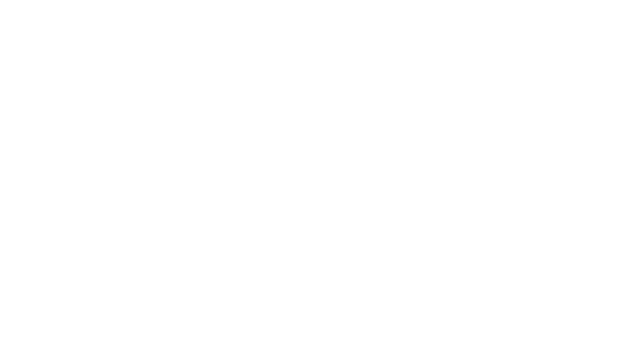
Frame 1 (no input)
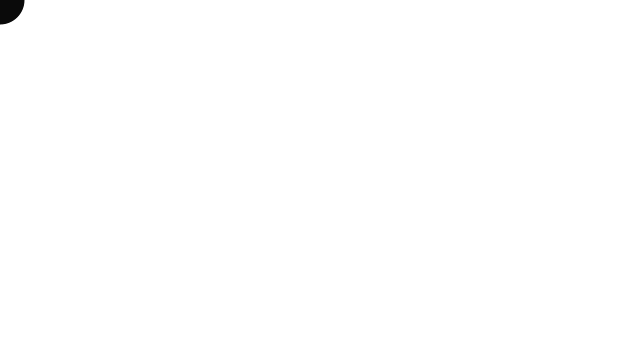
Frame 60 (the mouse pressed at the canvas centre just before this capture)
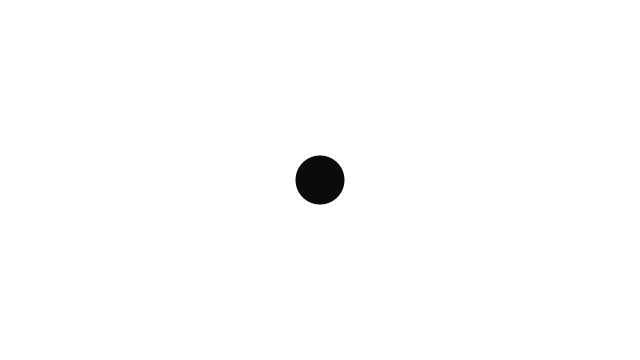
Frame 120 (the mouse held since frame 60 and released just before this capture)

The Processing sketch that drew these frames (run headless with seeded random() and noise(); from frame 60 on, the mouse is pressed at the canvas centre):

// Processing sketch: example_23_5_mouse_history_pvector
// ── example_23_5_mouse_history_pvector.pde
// Learning Processing
// Daniel Shiffman
// http://www.learningprocessing.com

// Example 23-5: A snake following the mouse
// Using an ArrayList of PVector objects

// Declare an ArrayList of PVector objects
ArrayList<PVector> history = new ArrayList<PVector>();

void setup() {
  size(640, 360);
}

void draw() {
  background(255);

  // New mouse position
  PVector mouse = new PVector(mouseX, mouseY);
  history.add(mouse);

  // Remove old ones
  if (history.size() > 50) {
    history.remove(0);
  }

  // Draw everything
  for (int i = 0; i < history.size (); i++ ) {
    // Draw an ellipse for each element in the ArrayList. 
    // Color and size are tied to the loop's counter: i.
    noStroke();
    fill(255-i*5);
    // Grab the current PVector
    PVector position = history.get(i);
    // Look at the x and y of each PVector
    ellipse(position.x, position.y, i, i);
  }
}
